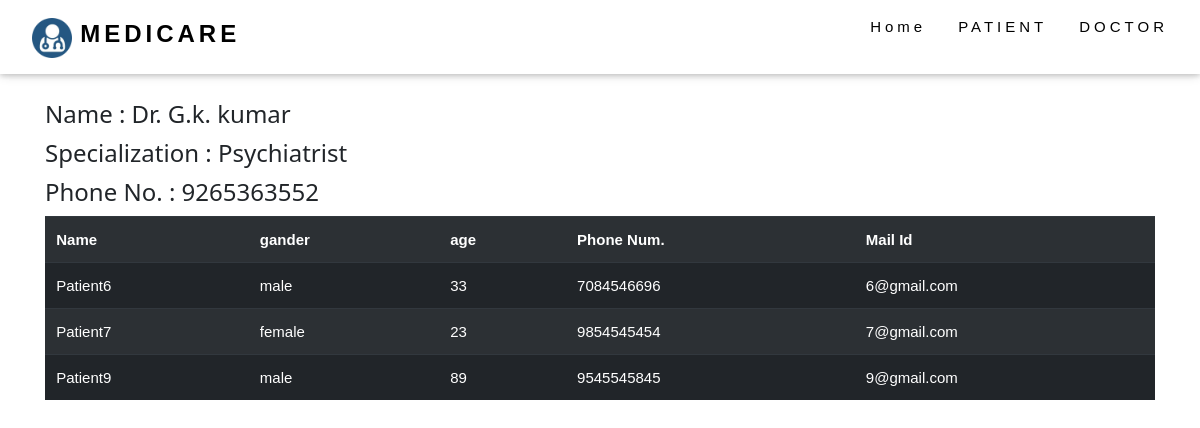
Screenshot of /doctor/9 with the database file from the repository.
### Doctor/models.py (models this page shows, shortened)
class Doctor(models.Model):
    name=models.CharField(max_length=256)
    specialization=models.CharField(max_length=256)
    location=models.CharField(max_length=128)
    phone=models.CharField(max_length=10)
    mail=models.CharField(max_length=128)

class Patient(models.Model):
    name=models.CharField(max_length=256)
    doctor=models.ForeignKey(Doctor,on_delete=models.CASCADE)
    gander=models.CharField(max_length=256)
    age=models.CharField(max_length=2)
    phone=models.CharField(max_length=10)
    mail=models.CharField(max_length=128)

### Doctor/views.py (the view)
# urls.py: path('doctor/<int:id>',views.DoctorPatientsData,name="doctorPatients"),
def DoctorPatientsData(request,id):
    doctorList=Doctor.objects.get(id=id)
    patientList=Patient.objects.filter(doctor=doctorList)
    return render(request,'DoctorPatient/DoctorPatientsList.html',{'DrList':doctorList,'PList':patientList})

### templates/DoctorPatient/DoctorPatientsList.html (shortened to what this page needs)
<!DOCTYPE html>
{% load static %}
<html lang="en" dir="ltr">
  <head>
    <link rel="stylesheet" href="https://maxcdn.bootstrapcdn.com/bootstrap/4.0.0/css/bootstrap.min.css">
      <link rel="stylesheet" href="{% static 'css/w3.css' %}">
      <link rel="stylesheet" href="{% static 'css/ac.css' %}">
  </head>
  <body>
    <div class="w3-top">
      <div class="w3-bar w3-white w3-wide w3-padding w3-card">
          <a href="{% url 'home' %}" class="w3-bar-item w3-button"><b><img src="{% static 'images/circle-cropped.png' %}" height="40"> <font size="5"> MEDICARE</font></b> </a>
        <div class="w3-right w3-hide-small">
          <a href="{% url 'home' %}" class="w3-bar-item w3-button">Home</a>
         <a href="{% url 'patient' %}" class="w3-bar-item w3-button">PATIENT</a>
             <a href="{% url 'doctor' %}"  class="w3-bar-item w3-button">DOCTOR</a>
        </div>
      </div>
    </div>
    <div class="container">
      <br/><br/><br/><br/>
      <h3> Name : {{DrList.name}}  </h3>
      <h3>   Specialization : {{DrList.specialization}} </h3>
      <h3> Phone No. : {{DrList.phone}}</h3>
    </div>
    <div class="container">
    <table class="table table-striped table-hover table-dark">
      <tr>
        <th>Name</th>
        <th>gander</th>
        <th>age</th>
        <th>Phone Num.</th>
        <th>Mail Id</th>
      </tr>
      {% for data in PList %}
      <tr>
        <td>{{data.name}}</td>
        <td>{{data.gander}}</td>
        <td>{{data.age}}</td>
        <td>{{data.phone}}</td>
        <td>{{data.mail}}</td>
      </tr>
      {% endfor %}
    </table>
      </div>
  </body>
</html>

### static/css/w3.css (style rules this page uses)
*,*:before,*:after { box-sizing:inherit }
html { -ms-text-size-adjust:100%;-webkit-text-size-adjust:100% }
body { margin:0 }
a { background-color:transparent }
b,strong { font-weight:bolder }
img { border-style:none }
html,body { font-family:Verdana,sans-serif;font-size:15px;line-height:1.5 }
html { overflow-x:hidden }
h3 { font-size:24px }
h1,h2,h3,h4,h5,h6 { font-family:"Segoe UI",Arial,sans-serif;font-weight:400;margin:10px 0 }
.w3-wide { letter-spacing:4px }
img { vertical-align:middle }
a { color:inherit }
.w3-btn,.w3-button { border:none;display:inline-block;padding:8px 16px;vertical-align:middle;overflow:hidden;text-decoration:none;color:inherit;background-color:inherit;text-align:center;cursor:pointer;white-space:nowrap }
.w3-btn,.w3-button { -webkit-touch-callout:none;-webkit-user-select:none;-khtml-user-select:none;-moz-user-select:none;-ms-user-select:none;user-select:none }
.w3-bar { width:100%;overflow:hidden }
.w3-bar .w3-bar-item { padding:8px 16px;float:left;width:auto;border:none;display:block;outline:0 }
.w3-bar .w3-button { white-space:normal }
.w3-container:after,.w3-container:before,.w3-panel:after,.w3-panel:before,.w3-row:after,.w3-row:before,.w3-row-padding:after,.w3-row-padding:before, .w3-cell-row:before,.w3-cell-row:after,.w3-clear:after,.w3-clear:before,.w3-bar:before,.w3-bar:after { content:"";display:table;clear:both }
.w3-top,.w3-bottom { position:fixed;width:100%;z-index:1 }
.w3-top { top:0 }
.w3-card,.w3-card-2 { box-shadow:0 2px 5px 0 rgba(0,0,0,0.16),0 2px 10px 0 rgba(0,0,0,0.12) }
.w3-padding { padding:8px 16px!important }
.w3-right { float:right!important }
.w3-white,.w3-hover-white:hover { color:#000!important;background-color:#fff!important }

### rows the page displays
Doctor: name "Dr. G.k. kumar", specialization "Psychiatrist", phone "9265363552"
Patient: name "Patient6", gander "male", age "33", phone "7084546696", mail "6@gmail.com"
Patient: name "Patient7", gander "female", age "23", phone "9854545454", mail "7@gmail.com"
Patient: name "Patient9", gander "male", age "89", phone "9545545845", mail "9@gmail.com"
